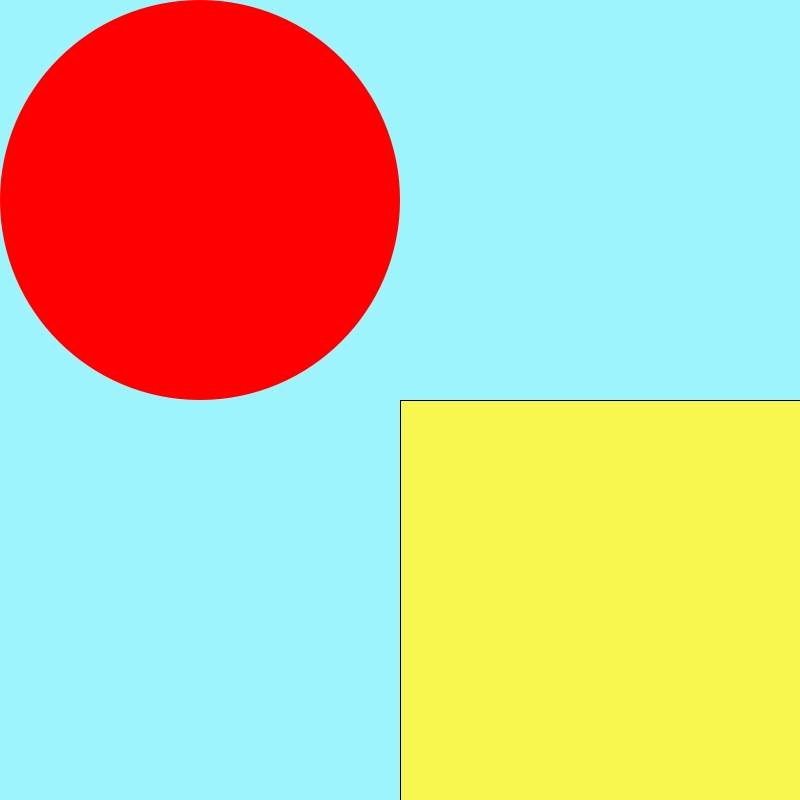
Frame 1 (no input)
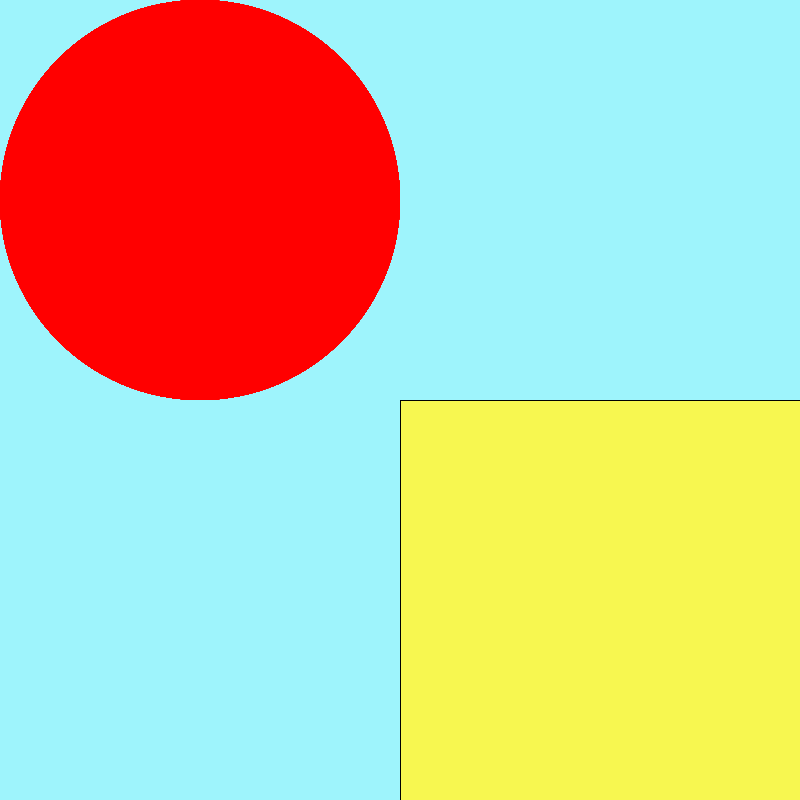
Frame 60 (the mouse pressed at the canvas centre just before this capture)
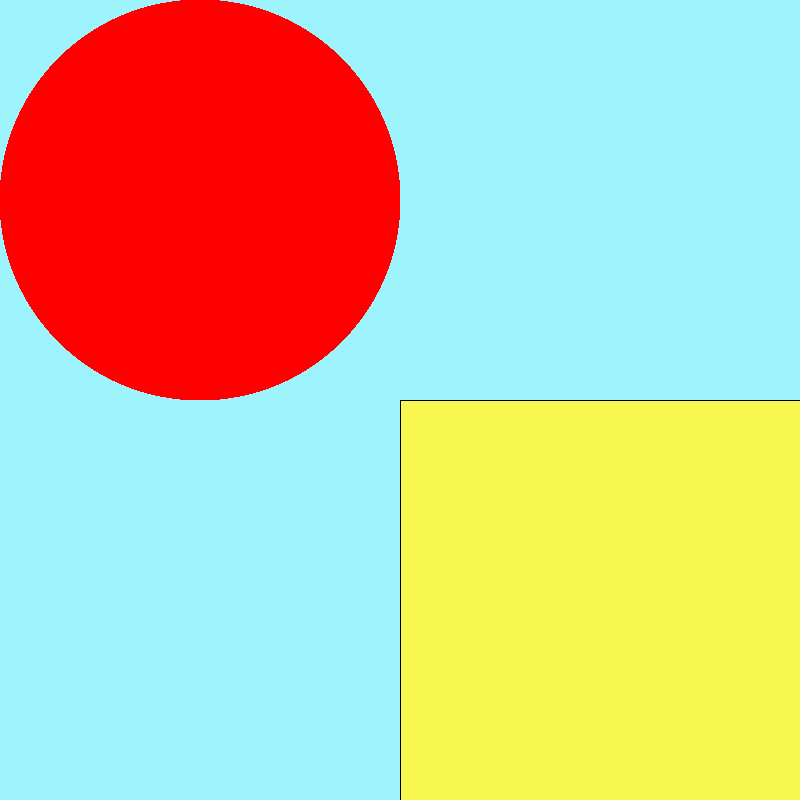
Frame 120 (the mouse held since frame 60 and released just before this capture)

The Processing sketch that drew these frames (run headless with seeded random() and noise(); from frame 60 on, the mouse is pressed at the canvas centre):

// Processing sketch: Answer_1
// ── Answer_1.pde
void setup() {
  size(800,800);
  background(158,244,252);
}

void draw() {
  fill(255,0,0);
  noStroke();
  ellipse(width/4,height/4,width/2,height/2);
  fill(247,247,80);
  stroke(0);
  rect(width/2,height/2,width/2,height/2);
}
